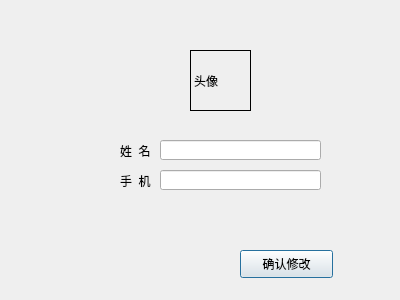
<?xml version="1.0" encoding="UTF-8"?>
<ui version="4.0">
 <class>modifyinf</class>
 <widget class="QDialog" name="modifyinf">
  <property name="geometry">
   <rect>
    <x>0</x>
    <y>0</y>
    <width>400</width>
    <height>300</height>
   </rect>
  </property>
  <property name="windowTitle">
   <string>Dialog</string>
  </property>
  <widget class="QLabel" name="label_3">
   <property name="geometry">
    <rect>
     <x>120</x>
     <y>170</y>
     <width>41</width>
     <height>21</height>
    </rect>
   </property>
   <property name="text">
    <string>手  机</string>
   </property>
  </widget>
  <widget class="QLabel" name="label">
   <property name="geometry">
    <rect>
     <x>190</x>
     <y>50</y>
     <width>61</width>
     <height>61</height>
    </rect>
   </property>
   <property name="frameShape">
    <enum>QFrame::Panel</enum>
   </property>
   <property name="text">
    <string>头像</string>
   </property>
  </widget>
  <widget class="QLineEdit" name="lineEdit_2">
   <property name="geometry">
    <rect>
     <x>160</x>
     <y>170</y>
     <width>161</width>
     <height>20</height>
    </rect>
   </property>
  </widget>
  <widget class="QLineEdit" name="lineEdit">
   <property name="geometry">
    <rect>
     <x>160</x>
     <y>140</y>
     <width>161</width>
     <height>20</height>
    </rect>
   </property>
  </widget>
  <widget class="QLabel" name="label_2">
   <property name="geometry">
    <rect>
     <x>120</x>
     <y>140</y>
     <width>41</width>
     <height>21</height>
    </rect>
   </property>
   <property name="text">
    <string>姓  名</string>
   </property>
  </widget>
  <widget class="QPushButton" name="pushButton">
   <property name="geometry">
    <rect>
     <x>240</x>
     <y>250</y>
     <width>93</width>
     <height>28</height>
    </rect>
   </property>
   <property name="text">
    <string>确认修改</string>
   </property>
  </widget>
  <widget class="QPushButton" name="pushButton_2">
   <property name="geometry">
    <rect>
     <x>190</x>
     <y>50</y>
     <width>61</width>
     <height>61</height>
    </rect>
   </property>
   <property name="cursor">
    <cursorShape>PointingHandCursor</cursorShape>
   </property>
   <property name="text">
    <string/>
   </property>
   <property name="flat">
    <bool>true</bool>
   </property>
  </widget>
 </widget>
 <resources/>
 <connections/>
</ui>
